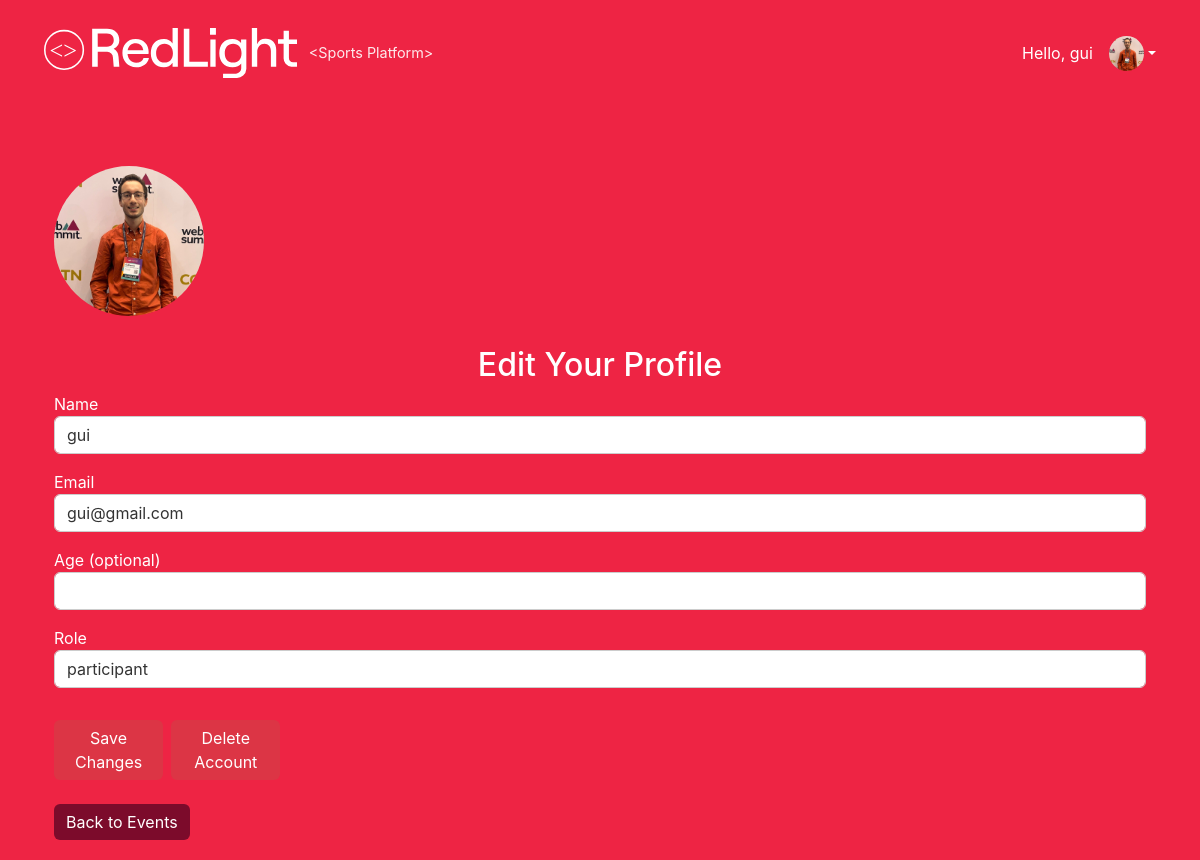
The app's page /profile (signed in) with its own data.
### app/models.py (models this page shows)
class User(UserMixin, db.Model):
    id = db.Column(db.Integer, primary_key = True)
    name = db.Column(db.String(100), nullable = False)
    email = db.Column(db.String(120), unique = True, nullable = False)
    password = db.Column(db.String(200), nullable = False)
    role = db.Column(Enum('participant', 'admin', name = 'user_roles'), default = "participant", nullable = False)
    age = db.Column(db.Integer, nullable = True)
    photo = db.Column(db.String(200), nullable = True) #path to Photo
    events_created = db.relationship('Event', backref='creator', lazy=True)
    events_joined = db.relationship('Event', secondary=event_participants, backref='participants')
    photo = db.Column(db.String(120), nullable=True)

### app/routes/auth.py (the view, shortened to what this page needs)
@auth_bp.route('/profile', methods=['GET', 'POST'])
@login_required
def profile():
    events = Event.query.filter_by(user_id=current_user.id).all()
    event_titles = [e.title for e in events]
    return render_template('profile.html', user=current_user, events_to_delete=event_titles, time=time)

### app/routes/auth.py (called while the page is built)
@login_manager.user_loader
def load_user(user_id):
    return User.query.get(int(user_id))

### app/templates/profile.html (shortened to what this page needs)
{% extends 'header.html' %}
{% block content %}
<head>
    <link href="https://cdn.jsdelivr.net/npm/bootstrap@5.3.0/dist/css/bootstrap.min.css" rel="stylesheet">
    <link href="{{ url_for('static', filename='styles.css') }}" rel="stylesheet">
</head>
<body>
    <div class="container mt-5">
        <form method="POST" enctype="multipart/form-data">
            <label for="photo-upload" class="profile-pic-wrapper mb-4">
                {% if user.photo %}
                    <img src="{{ url_for('static', filename='uploads/' + user.photo) }}?t={{ time.time() }}" alt="Profile Picture">
                {% else %}
                    <div class="placeholder" style="background-color: white;"></div>
                {% endif %}
            </label>
            <h2 class="text-center">Edit Your Profile</h2>
            <div class="mb-3">
                <label>Name</label>
                <input type="text" name="name" class="form-control" value="{{ user.name }}" required>
            </div>
            <div class="mb-3">
                <label>Email</label>
                <input type="email" name="email" class="form-control" value="{{ user.email }}" readonly>
            </div>
            <div class="mb-3">
                <label>Age (optional)</label>
                <input type="number" name="age" class="form-control" value="{{ user.age or '' }}">
            </div>
            <div class="mb-3">
                <label for="role">Role</label>
                <select name="role" class="form-control">
                    <option value="participant" {% if user.role == 'participant' %}selected{% endif %}>participant</option>
                </select>
            </div>
            <div class="d-flex gap-2">
                <button type="submit" class="btn savechanges-btn">Save Changes</button>
                <a href="#" class="btn delete-btn" onclick="confirmDelete()">Delete Account</a>
            </div>
        </form>
        <div class="mt-4">
            <a href="{{ url_for('events.list_events') }}" class="btn back-to-events-btn">Back to Events</a>
        </div>
    </div>
</body>
{% endblock %}

### app/templates/header.html (shortened to what this page needs)
<!DOCTYPE html>
<html>
<head>
    <link href="https://cdn.jsdelivr.net/npm/bootstrap@5.3.0/dist/css/bootstrap.min.css" rel="stylesheet">
    <link href="{{ url_for('static', filename='styles.css') }}" rel="stylesheet">
</head>
<body>
    <nav class="navbar navbar-expand-lg transparent-header px-4">
        <div class="d-flex align-items-center gap-2">
            <a href="{{ url_for('main.home') }}">
                <img src="{{ url_for('static', filename='website/logos/logo.svg') }}" alt="Icon" class="header-icon">
            </a>
            <span class="platform-tag ms-1">&lt;Sports Platform&gt;</span>
        </div>
        {% if current_user.is_authenticated %}
        <div class="dropdown ms-auto">
            <a class="d-flex align-items-center text-white text-decoration-none dropdown-toggle user-link" href="#" id="dropdownUser" data-bs-toggle="dropdown" aria-expanded="false">
                <span class="me-2">Hello, {{ current_user.name }}</span>
                {% if current_user.photo %}
                    <img src="{{ url_for('static', filename='uploads/' + current_user.photo) }}" class="header-profile-img" alt="Profile">
                {% else %}
                    <div class="header-profile-img bg-white"></div>
                {% endif %}
            </a>
        </div>
        {% endif %}
    </nav>
    <div class="container">
        {% block content %}{% endblock %}
    </div>
</body>
</html>

### app/static/styles.css (style rules this page uses)
.header-profile-img { width: 35px; height: 35px; border-radius: 50%; object-fit: cover; margin-left: 8px; }
body { background-color: #ee2444; color: white; font-family: 'Inter', sans-serif; margin: 0; padding: 20px; }
h2, h4, label { color: white; }
a, .btn { color: white; text-decoration: none; }
.form-control, .form-select { background-color: white; color: #333; border: 1px solid #ccc; }
.delete-btn, .savechanges-btn { background-color: #dc3545; color: white; border: none; margin-top: 1rem; width: 10%; }
.back-to-events-btn { background-color: #7C0B2B; color: white; border: none; }
.profile-pic-wrapper { position: relative; width: 150px; height: 150px; margin: auto; cursor: pointer; }
.profile-pic-wrapper img, .profile-pic-wrapper .placeholder { width: 150px; height: 150px; object-fit: cover; border-radius: 50%; display: block; }
.transparent-header { background-color: transparent !important; border-bottom: none; box-shadow: none; padding-bottom: 40px; }
.platform-tag { font-size: 0.9rem; color: white; vertical-align: super; opacity: 0.9; }
.header-icon { height: 50px; }

### records on screen
User: name "gui", photo (picture), email "gui@gmail.com", role "participant"
